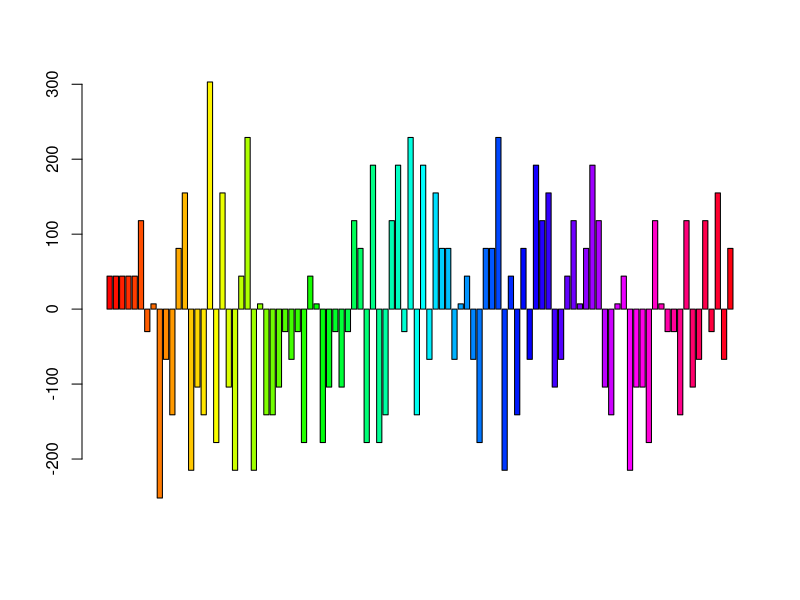
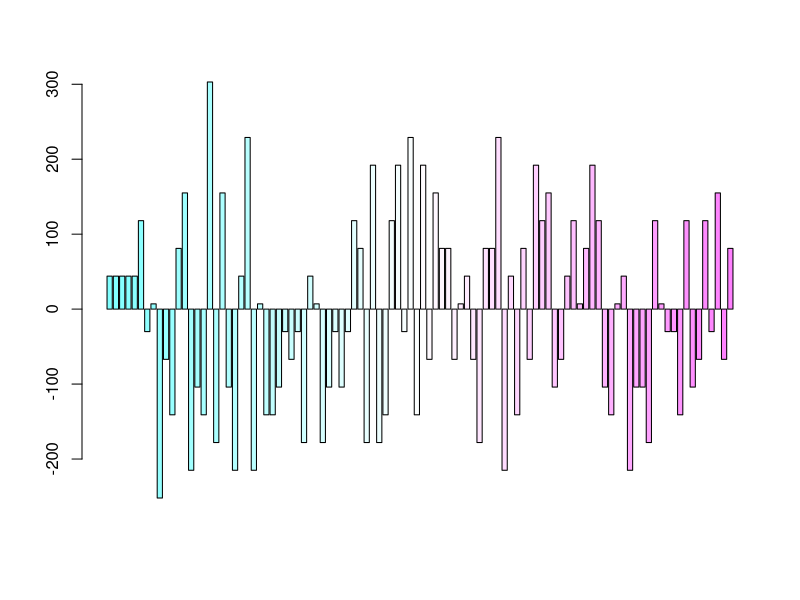

Source code (R) for these figures, in order:
## ---- chunk 1
knitr::opts_chunk$set(xecho = TRUE)
## ---- chunk 2

require(stats) # for lowess, rpois, rnorm

ptm1 <- proc.time()


# spin a fair roulette American, not european
spin_roulette = function( pockets = c("00", 0:36)){ # <- this makes the numbers into characters, can't use numeric because of 00
 # if (is.na(pockets)){
  #  return("Pockets not well defined")
  #}
  
  n <- length(pockets)
  draw_pocket <- sample(n,1)
  spin <- pockets[draw_pocket]
  return(spin)
}




starting_seed_number <- 1
runs <- 100 # how many iterations of the for loop

# we store the result of each pass through here
run_throughs <- vector(mode = "integer", length = runs)


# here is the main loop through
for(y in starting_seed_number:((starting_seed_number + runs)-1)){

set.seed(y)
  
  
how_many_days <- 4
winnings <- vector(mode = "integer", length = how_many_days)
time_to_win  <- vector(mode = "integer", length = how_many_days)
time_to_loose  <- vector(mode = "integer", length = how_many_days)



          #############################v TOTAL TRIP LOOP v#############################

        for(b in 1:how_many_days){
        
        bets <- c("1", 2:36)
        player_wins <- 0
        player_money <- 100
        bet_amount <- 1
        walk_away <- 100000
        house_wins <- 0
        number_of_games <- 10^2
        games_played <- 0
        games <- vector(mode = "integer", length = number_of_games)#matrix(NaN, (number_of_games+1)*2, 2, byrow=TRUE)
        #colnames(games) <- c("game_number", "player_money")
        #games[1] = 0
        
        
          #############################v DAY LOOP v#############################
                        
                        for(i in 1:number_of_games){
                          
                         
                          
                                    if(player_money > 0 & player_money < walk_away){
                                     games_played = games_played + 1  
                                    bet <- "11" # bets[sample(length(bets),1)] 
                                    spin_result <- spin_roulette()
                                    
                                      if(player_money-bet_amount<0){
                                        bet_amount = player_money
                                      }
                                            if(bet == spin_result){
                                              #cat("player wins! bet=",bet,", spin result =",spin_result,"\n")
                                              player_wins = player_wins + 1
                                              player_money = player_money + bet_amount*36
                                              bet_amount = 1
                                               #games[i+1] = player_money
                                            }else{
                                              # cat("house wins! bet=",bet,", spin result =",spin_result,"\n")
                                              house_wins = house_wins + 1
                                               player_money = player_money - bet_amount
                                               bet_amount = 1#bet_amount + 1
                                               # games[i+1] = player_money
                                            }
                                    
                                    
                                    }else{
                                      #cat(games_played,player_money,"\n")
                                    } # end if 
                         games[i] = player_money
                         if(player_money > 0){
                           time_to_win[b] = games_played
                         }else{
                           time_to_loose[b] = games_played
                         }
                        
                         #cat("i =",i,player_money,"\n")
                         
                        } # end i loop
        
        #############################^ MAIN LOOP ^#############################
        
        
        
        #tail(games)
        #barplot(games)
        winnings[b] = player_money - 100
         
        } # end b loop

          #############################v TOTAL TRIP LOOP v#############################


#winnings
#sum(winnings)
win_percent <- sum(winnings)

up_or_down <-cumsum(winnings)
up_or_down[which.min(up_or_down)]
up_or_down[which.max(up_or_down)]



 # cat("after",how_many_days,"days in vegas playing",number_of_games,"games/day, we won",win_percent,"\n")



#winnings
#time_to_win
#time_to_loose

#print("trip winnings")
#plot(up_or_down)
 #lines(lowess(up_or_down))
 
 #barplot(up_or_down)
 
run_throughs[y] <-  win_percent 
 
}

max_seed <- which.max(run_throughs) + starting_seed_number - 1
min_seed <- which.min(run_throughs) + starting_seed_number - 1


print("run_throughs max and mins:")
cat("using seed(",max_seed,") gives us a maximum value of",run_throughs[which.max(run_throughs)])
cat("using seed(",min_seed,") gives us a minimum value of",run_throughs[which.min(run_throughs)])


barplot(run_throughs, col = rainbow(length(run_throughs)))

barplot(run_throughs, col = cm.colors(length(run_throughs), alpha = 1))


 proc.time() - ptm1

